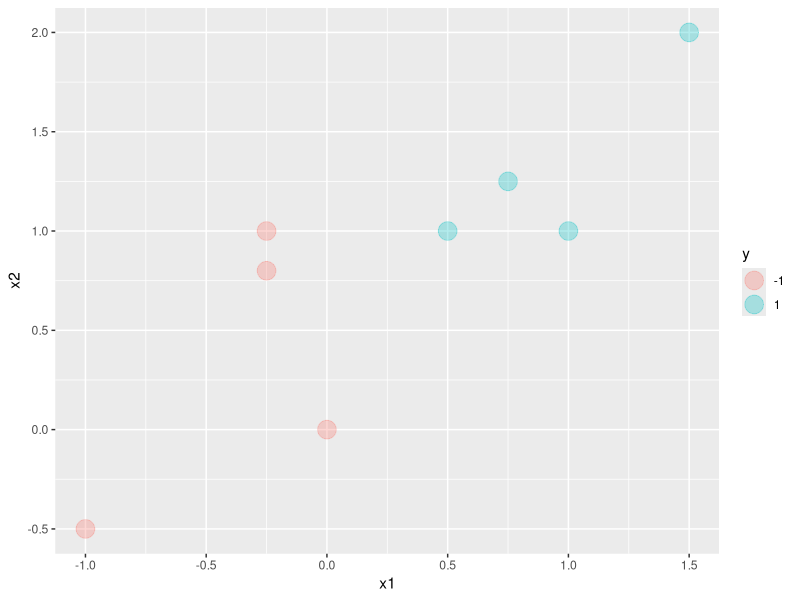
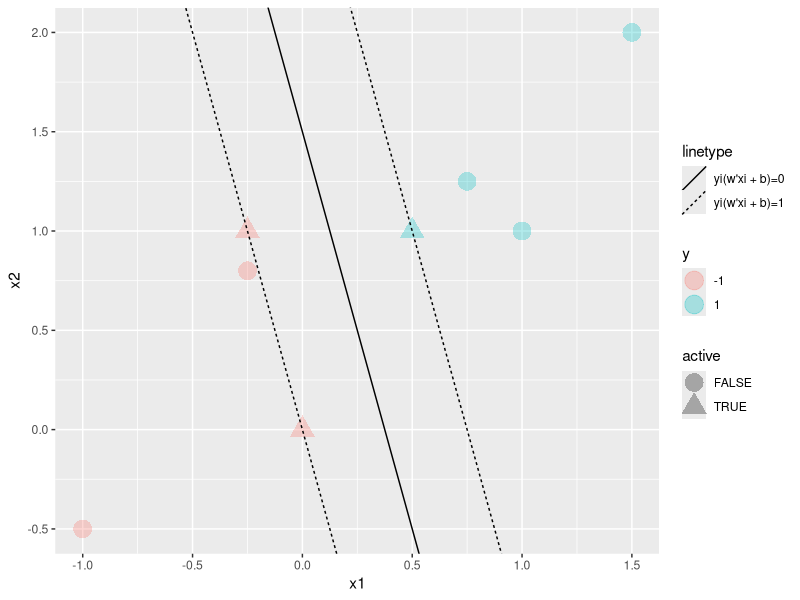
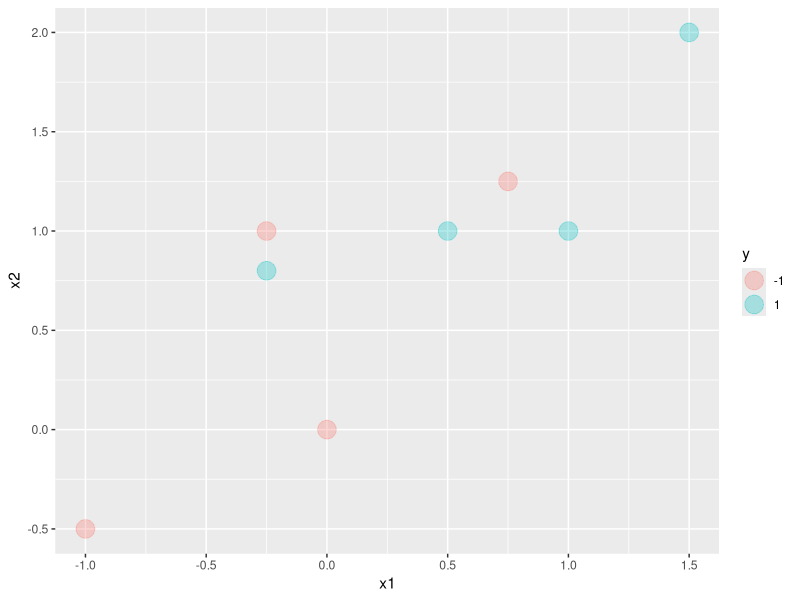
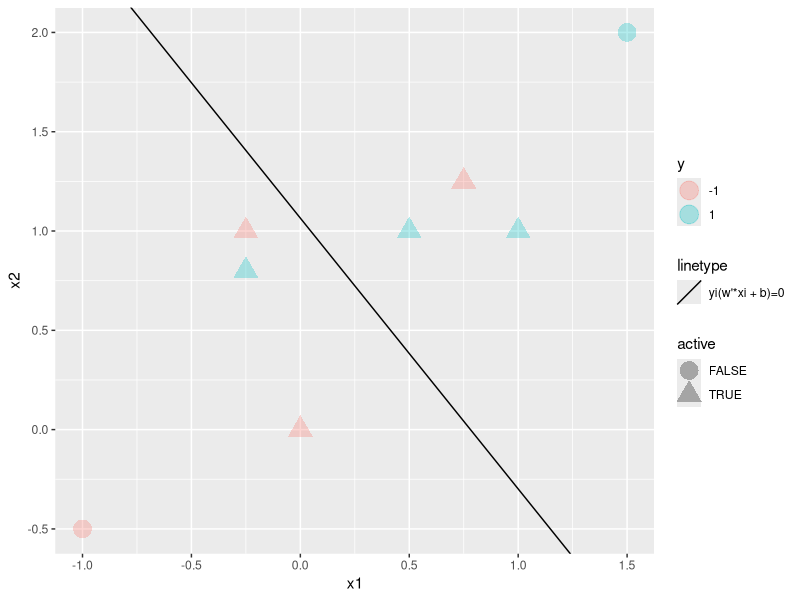
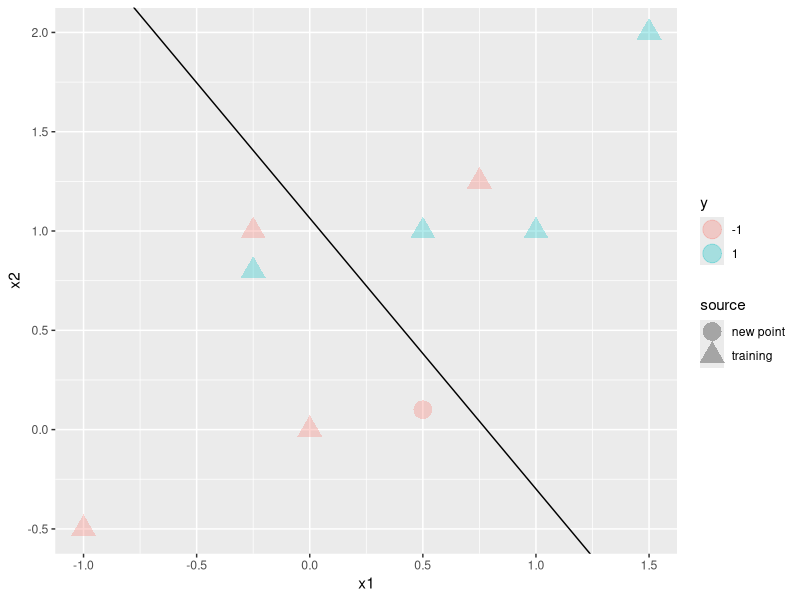

R code for these plots, in order:
## ---- chunk 1
X <- data.frame(
  x1 = c(-1, -0.25, 0.75, 0, -0.25, 1.5, 0.5, 1),
  x2 = c(-0.5, 0.8,  1.25, 0, 1, 2, 1, 1)
)
y = c(-1, -1, 1, -1, -1, 1, 1, 1)
## ---- chunk 2
require(ggplot2)
plot_data <- data.frame(X, y = factor(y))
p <- ggplot(plot_data, aes(x = x1, y = x2, colour = y)) +
  geom_point(size = 6, alpha = 0.3)
p
## ---- chunk 3
require(nloptr)
eval_f <- function(x) {
  w <- x[-length(x)]
  0.5*sum(w^2)
}
eval_grad_f <- function(x) c(x[-length(x)], 0) # the gradient w,0
eval_g_ineq <-  function(x) {
  w <- x[-length(x)]
  b <- x[length(x)]
  y*(as.matrix(X)%*%w + b) - 1# default g(x) >= 0
}
eval_jac_g_ineq <- function(x) {
  do.call("rbind", lapply(1:nrow(X), function(i) y[i]*c(as.numeric(X[i, ]), 1)))
}
x0 = rep(0, ncol(X) + 1) # initial guess
res = slsqp(
  x0 = x0,
  fn = eval_f,
  gr = eval_grad_f,
  hin = eval_g_ineq,
  hinjac = eval_jac_g_ineq
)
w = res$par[1:ncol(X)]
b = res$par[ncol(X) + 1]
## ---- chunk 4
active = eval_g_ineq(res$par) < 10e-6
active
## ---- chunk 5
ablines = data.frame(
  slope = rep(-w[1]/w[2], 3),
  intercept = c(-b, 1-b, -1-b) / w[2],
  linetype = c("yi(w'xi + b)=0", "yi(w'xi + b)=1", "yi(w'xi + b)=1")
)
plot_data <- data.frame(X, y = factor(y), active = active)
p <- ggplot(plot_data, aes(x = x1, y = x2, colour = y, shape = active)) +
  geom_point(size = 6, alpha = 0.3) +
  geom_abline(data = ablines, aes(slope = slope, intercept = intercept, linetype = linetype))
p
## ---- chunk 6
X <- data.frame(
  x1 = c(-1, -0.25, 0.75, 0, -0.25, 1.5, 0.5, 1),
  x2 = c(-0.5, 0.8,  1.25, 0, 1, 2, 1, 1)
)
y = c(-1, 1, -1, -1, -1, 1, 1, 1)
## ---- chunk 7
plot_data <- data.frame(X, y = factor(y))
p <- ggplot(plot_data, aes(x = x1, y = x2, colour = y)) +
  geom_point(size = 6, alpha = 0.3)
p
## ---- chunk 8
require(nloptr)
C = sum(diag((cov(X))))
n = ncol(X)
m = nrow(X)
eval_f <- function(x) {
  w <- x[1:n]
  b <- x[n + 1]
  xi <- x[(n + 2):(n + 1 + m)]
  0.5*sum(w^2) + C*sum(xi)
}
eval_grad_f <- function(x) {
  w <- x[1:n]
  b <- x[n + 1]
  xi <- x[(n + 2):(n + 1 + m)]
  c(w, 0, rep(C, m))
}
eval_g_ineq <-  function(x) {
  w <- x[1:n]
  b <- x[n + 1]
  xi <- x[(n + 2):(n + 1 + m)]
  y*(as.matrix(X)%*%w + b) - 1 + xi # default g(x) >= 0
}
eval_jac_g_ineq <- function(x) {
  w <- x[1:n]
  b <- x[n + 1]
  xi <- x[(n + 2):(n + 1 + m)]
  mat1 <- do.call("rbind", lapply(1:m, function(i) c(y[i] * as.numeric(X[i, ]), y[i])))
  cbind(mat1, diag(m))
}
lower <- c(rep(-Inf, n + 1), rep(0, m))
x0 = c(rep(0, n + 1), rep(100, m)) # initial guess
res = slsqp(
  x0 = x0,
  fn = eval_f,
  gr = eval_grad_f,
  lower = lower,
  hin = eval_g_ineq,
  hinjac = eval_jac_g_ineq
)
x <- res$par
w <- x[1:n]
b <- x[n + 1]
xi <- x[(n + 2):(n + 1 + m)]
## ---- chunk 9
w
## ---- chunk 10
b
## ---- chunk 11
active = eval_g_ineq(x) < 10e-3
ablines = data.frame(slope = -w[1]/w[2], intercept = -b / w[2], linetype = c("yi(w'*xi + b)=0"))
plot_data <- data.frame(X, y = factor(y), active = active)
p <- ggplot(plot_data, aes(x = x1, y = x2, colour = y, shape = active)) +
  geom_point(size = 6, alpha = 0.3) +
  geom_abline(data = ablines, aes(slope = slope, intercept = intercept, linetype = linetype))
p
## ---- chunk 12
x_new <- c(0.5, 0.1)
y_new <- sign(t(w) %*% x_new + b)
ablines = data.frame(slope = -w[1]/w[2], intercept = -b / w[2], linetype = c("yi(w'*xi + b)=0"))
plot_data <- data.frame(
  rbind(X, x_new), 
  y = factor(c(y, y_new)),
  source = c(rep("training", nrow(X)), "new point")
)
p <- ggplot(plot_data, aes(x = x1, y = x2, colour = y, shape = source)) +
  geom_point(size = 6, alpha = 0.3) +
  geom_abline(data = ablines, aes(slope = slope, intercept = intercept))
p
## ---- chunk 13
C = sum(diag((cov(X))))
m = nrow(X)
Q = (y * as.matrix(X)) %*% t(y * as.matrix(X)) # broadcast multiplication
fn <- function(alpha) { # recall default is minimization
  as.numeric(0.5 * t(alpha) %*% Q %*% alpha - sum(alpha))
}
gr <- function(alpha) {
  Q %*% alpha - 1
}
heq <-  function(alpha) {
  as.numeric(t(y) %*% alpha)
}
heqjac <- function(alpha) {
  y
}
alpha0 = rep(0, m) 
res = slsqp(
  x0 = alpha0,
  fn = fn,
  gr = gr,
  lower = rep(0, m),
  upper = rep(C, m),
  heq = heq,
  heqjac = heqjac
)
alpha <- res$par
alpha
## ---- chunk 14
w = apply((alpha * y)*as.matrix(X), 2, sum) 
w
